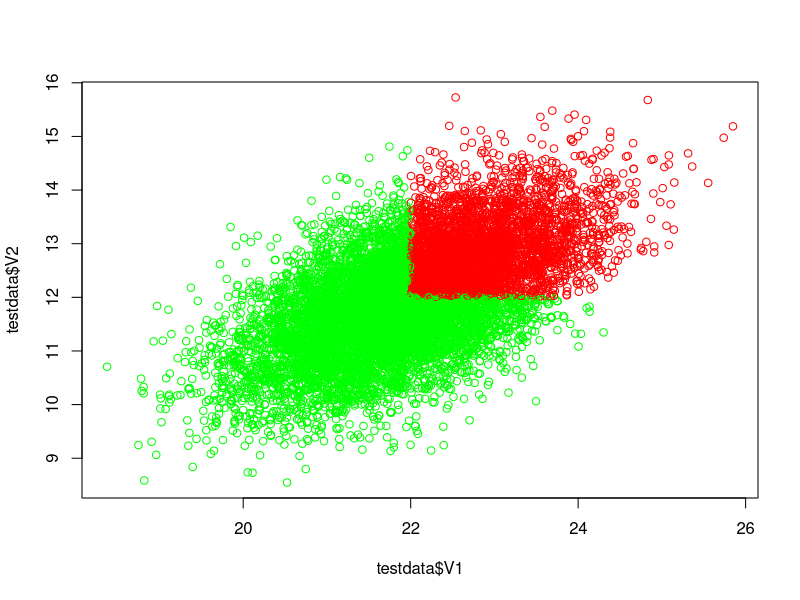
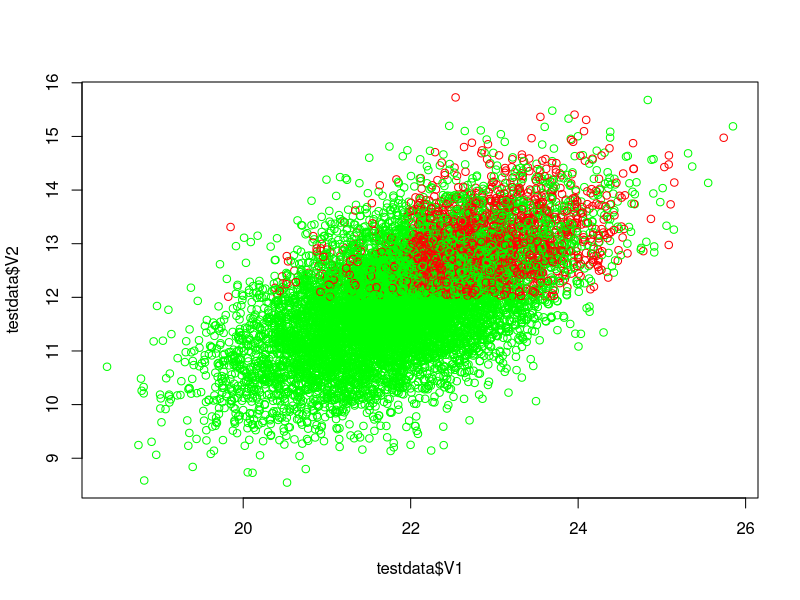
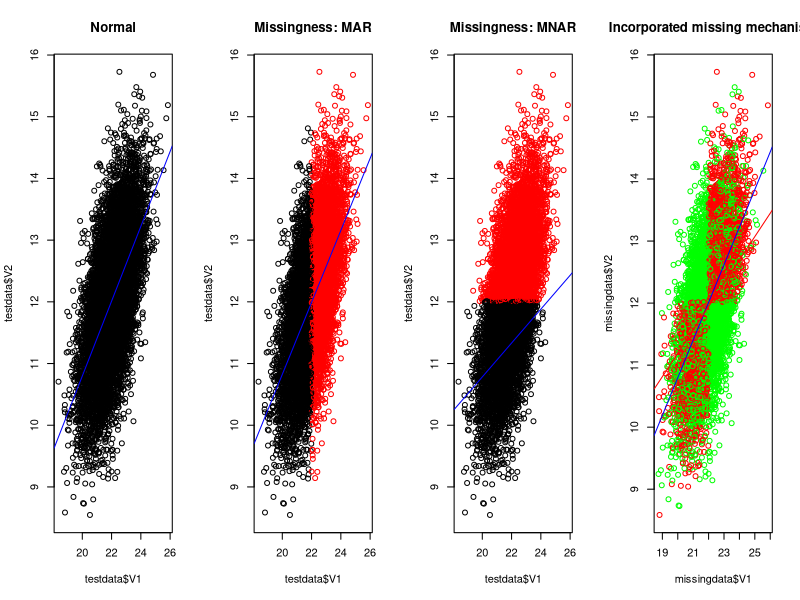
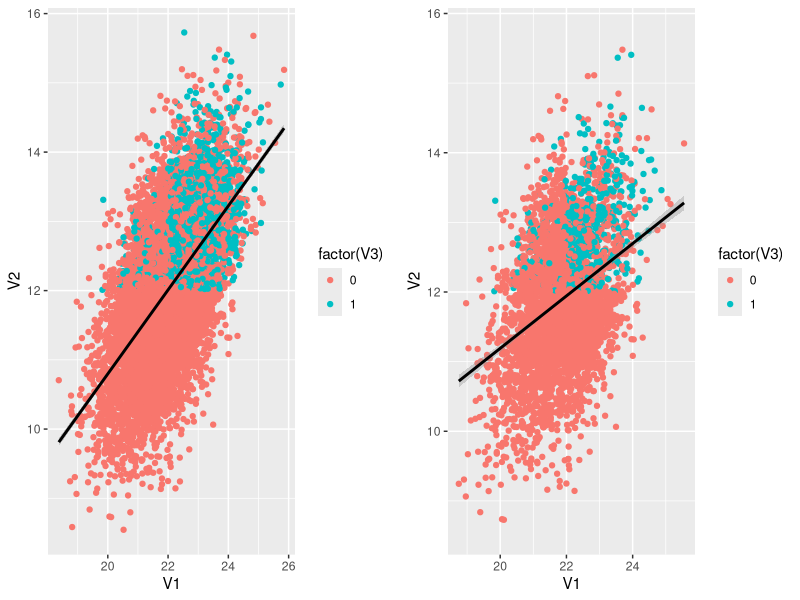

Write the R code that produced these figures, in order.
# Setting working directory and loading libraries----
setwd("~/Applied Data Science/Thesis")

# import packages
library(lattice)
library(mice)
library(tidyverse)

## simulate dataset----

set.seed(2022)
#options(scipen=999)

# randomly generate a dataset to be our complete dataset


testdata <- as.data.frame(MASS::mvrnorm(n = 10000, 
                                        mu = c(22, 12, 0),      # V1   V2   V3
                                        Sigma = matrix(data = c(1.0, 0.6, 0.4, 
                                                                0.6, 1.0, 0.5, 
                                                                0.4, 0.5, 1.0), 
                                                       nrow = 3, 
                                                       byrow = T)))
summary(testdata)

# People falling in a certain region have a a higher probabilityof Y = 1
condition = testdata$V1>median(testdata$V1) & testdata$V2>median(testdata$V2)
condition2 = testdata$V1<median(testdata$V1) & testdata$V2>median(testdata$V2)
# plot
plot(testdata$V1, testdata$V2, col = ifelse(condition, 'red', 'green'))

# generate binomial variable for V3
testdata$V3 = ifelse(condition,rbinom(nrow(testdata[condition,]), size = 1, prob = 0.5),
                     ifelse(condition2,rbinom(nrow(testdata[condition2,]), size = 1, prob = 0.1), 0))
plot(testdata$V1, testdata$V2, col = ifelse(testdata$V3==1,'red', 'green'))


# visualize missing mechanism plotting data points----
par(mfrow=c(1,4))
# no missingness
plot(testdata$V1, testdata$V2, main = 'Normal')
abline(lm(testdata$V2~testdata$V1), col = 'blue')
# MAR
plot(testdata$V1, testdata$V2, col = ifelse(testdata$V1>median(testdata$V1),'red','black'), main = 'Missingness: MAR')
abline(lm(testdata$V2[testdata$V1<median(testdata$V1)]~testdata$V1[testdata$V1<median(testdata$V1)], data = testdata), col = "blue")
# MNAR
plot(testdata$V1, testdata$V2, col = ifelse(testdata$V2>median(testdata$V2),'red','black'), main = 'Missingness: MNAR')
abline(lm(testdata$V2[testdata$V2<median(testdata$V2)]~testdata$V1[testdata$V2<median(testdata$V2)], data = testdata), col = "blue")

# create MAR+MNAR missingness mechanism and ampute ----

# first split the complete data, before amputing
set.seed(2022)
samp = sample(seq_len(floor(nrow(testdata)*0.8)))
test.data = testdata[-samp,] # this the test data that has not been amputed

# we will now ampute
missingdata = testdata[samp,]

# defining missing mechanisms
missing.mechanism1 = missingdata$V2<median(missingdata$V2) & missingdata$V1<median(missingdata$V1)
missing.mechanism2 = missingdata$V2>median(missingdata$V2) & missingdata$V1>median(missingdata$V1)
missinglist = ifelse(missing.mechanism1, rbinom(nrow(missingdata[missing.mechanism1,]), 1, 0.5),
                     ifelse(missing.mechanism2, rbinom(nrow(missingdata[missing.mechanism1,]), 1, 0.7),0))

# visualize
plot(missingdata$V1, missingdata$V2, col = ifelse(missinglist==1, 'red', 'green'),
     main = 'Incorporated missing mechanism')
abline(lm(testdata$V2~testdata$V1), col = "blue")

# Ampute (univariate missingness)
missingdata$V1[missinglist==1] = NA
abline(lm(missingdata$V2~missingdata$V1), col = "red")

sum(is.na(missingdata$V1)) # 3422 missing values created

# final visual comparison of complete datasets and amputed dataset
ggpubr::ggarrange(ggplot(testdata, aes(V1, V2, col = factor(V3))) + geom_point() + geom_smooth(col='black', method = 'lm'), 
                  ggplot(missingdata, aes(V1, V2, col = factor(V3))) + geom_point() + geom_smooth(col='black', method = 'lm'))

## Save amputed dataframe as CSV file
write.csv(missingdata,"C:\\Users\\surface\\Documents\\Applied Data Science\\Thesis\\missingdata.csv", row.names = FALSE)
